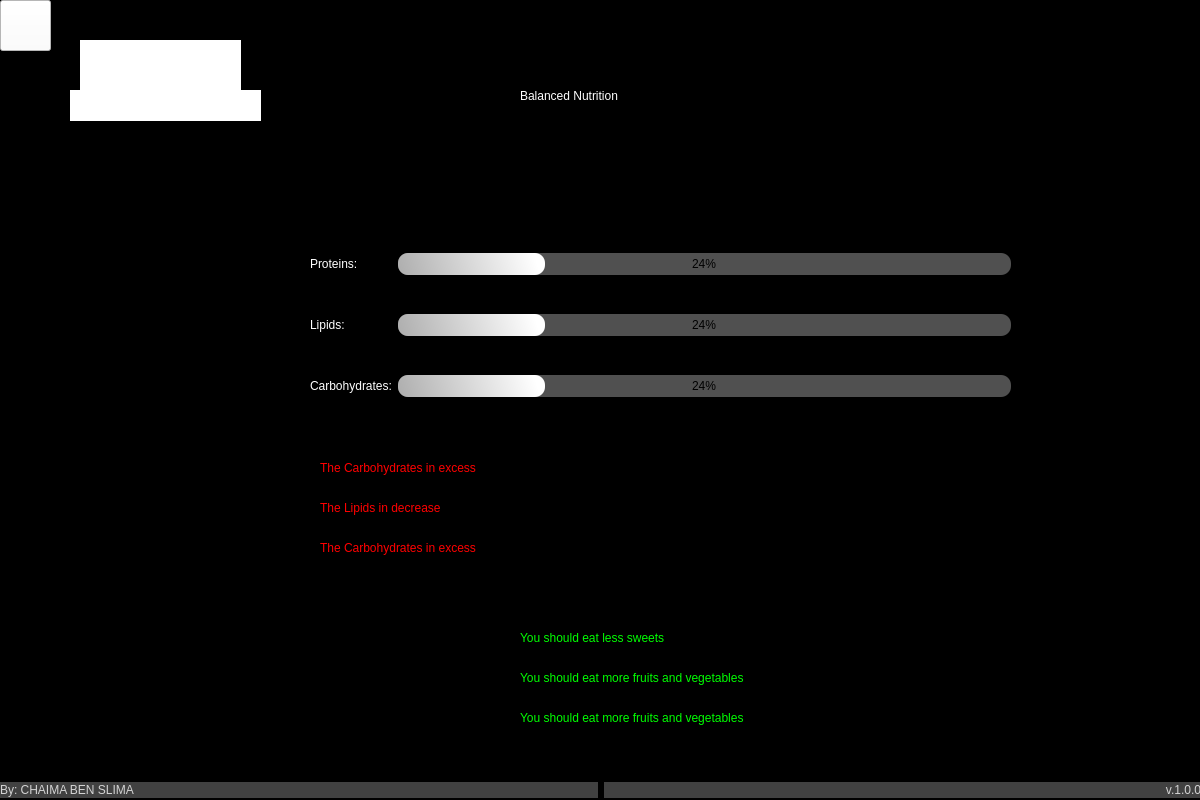
<?xml version="1.0" encoding="UTF-8"?>
<ui version="4.0">
 <class>Form</class>
 <widget class="QWidget" name="Form">
  <property name="geometry">
   <rect>
    <x>0</x>
    <y>0</y>
    <width>1200</width>
    <height>800</height>
   </rect>
  </property>
  <property name="minimumSize">
   <size>
    <width>1200</width>
    <height>800</height>
   </size>
  </property>
  <property name="maximumSize">
   <size>
    <width>1200</width>
    <height>800</height>
   </size>
  </property>
  <property name="contextMenuPolicy">
   <enum>Qt::CustomContextMenu</enum>
  </property>
  <property name="windowTitle">
   <string>Virtual Doctor</string>
  </property>
  <property name="windowIcon">
   <iconset>
    <normaloff>../pictures/icone.jpg</normaloff>../pictures/icone.jpg</iconset>
  </property>
  <property name="styleSheet">
   <string notr="true">background-color: rgb(0, 0, 0);</string>
  </property>
  <widget class="QLabel" name="label_3">
   <property name="geometry">
    <rect>
     <x>520</x>
     <y>50</y>
     <width>361</width>
     <height>91</height>
    </rect>
   </property>
   <property name="styleSheet">
    <string notr="true">color: rgb(255, 255, 255);
font:  26pt &quot;MS Shell Dlg 2&quot;;</string>
   </property>
   <property name="text">
    <string>Balanced Nutrition</string>
   </property>
  </widget>
  <widget class="QWidget" name="layoutWidget">
   <property name="geometry">
    <rect>
     <x>0</x>
     <y>770</y>
     <width>1201</width>
     <height>41</height>
    </rect>
   </property>
   <layout class="QHBoxLayout" name="horizontalLayout">
    <item>
     <widget class="QLabel" name="creditsLabel">
      <property name="maximumSize">
       <size>
        <width>16777215</width>
        <height>16</height>
       </size>
      </property>
      <property name="font">
       <font>
        <family>Segoe UI</family>
        <weight>50</weight>
        <italic>false</italic>
        <bold>false</bold>
       </font>
      </property>
      <property name="styleSheet">
       <string notr="true">background-color: rgb(65, 65, 65);
color: rgb(211, 211, 211);
</string>
      </property>
      <property name="text">
       <string>By: CHAIMA BEN SLIMA </string>
      </property>
      <property name="alignment">
       <set>Qt::AlignLeading|Qt::AlignLeft|Qt::AlignVCenter</set>
      </property>
     </widget>
    </item>
    <item>
     <widget class="QLabel" name="creditsLabel_2">
      <property name="maximumSize">
       <size>
        <width>16777215</width>
        <height>16</height>
       </size>
      </property>
      <property name="font">
       <font>
        <family>Segoe UI</family>
        <weight>50</weight>
        <italic>false</italic>
        <bold>false</bold>
       </font>
      </property>
      <property name="layoutDirection">
       <enum>Qt::RightToLeft</enum>
      </property>
      <property name="styleSheet">
       <string notr="true">background-color: rgb(65, 65, 65);
color: rgb(211, 211, 211);
</string>
      </property>
      <property name="text">
       <string>v.1.0.0</string>
      </property>
      <property name="alignment">
       <set>Qt::AlignRight|Qt::AlignTrailing|Qt::AlignVCenter</set>
      </property>
     </widget>
    </item>
   </layout>
  </widget>
  <widget class="QPushButton" name="home">
   <property name="geometry">
    <rect>
     <x>0</x>
     <y>0</y>
     <width>51</width>
     <height>51</height>
    </rect>
   </property>
   <property name="styleSheet">
    <string notr="true">background-color: rgb(255, 255, 255);
color: rgb(0, 0, 0);
font: 75 9pt &quot;MS Shell Dlg 2&quot;;</string>
   </property>
   <property name="text">
    <string/>
   </property>
   <property name="icon">
    <iconset>
     <normaloff>../pictures/Home.png</normaloff>../pictures/Home.png</iconset>
   </property>
   <property name="iconSize">
    <size>
     <width>50</width>
     <height>50</height>
    </size>
   </property>
  </widget>
  <widget class="QLabel" name="label_2">
   <property name="geometry">
    <rect>
     <x>50</x>
     <y>10</y>
     <width>231</width>
     <height>201</height>
    </rect>
   </property>
   <property name="text">
    <string/>
   </property>
   <property name="pixmap">
    <pixmap>../pictures/bubble.png</pixmap>
   </property>
   <property name="scaledContents">
    <bool>true</bool>
   </property>
  </widget>
  <widget class="QLabel" name="label">
   <property name="geometry">
    <rect>
     <x>50</x>
     <y>220</y>
     <width>211</width>
     <height>531</height>
    </rect>
   </property>
   <property name="text">
    <string/>
   </property>
   <property name="pixmap">
    <pixmap>../pictures/doctor.png</pixmap>
   </property>
   <property name="scaledContents">
    <bool>true</bool>
   </property>
  </widget>
  <widget class="QLabel" name="l1">
   <property name="geometry">
    <rect>
     <x>80</x>
     <y>40</y>
     <width>161</width>
     <height>61</height>
    </rect>
   </property>
   <property name="styleSheet">
    <string notr="true">background-color: rgb(255, 255, 255);
font: 75 10pt &quot;OCR A Extended&quot;;</string>
   </property>
   <property name="text">
    <string/>
   </property>
  </widget>
  <widget class="QLabel" name="l2">
   <property name="geometry">
    <rect>
     <x>70</x>
     <y>90</y>
     <width>191</width>
     <height>31</height>
    </rect>
   </property>
   <property name="styleSheet">
    <string notr="true">background-color: rgb(255, 255, 255);
font: 75 10pt &quot;OCR A Extended&quot;;</string>
   </property>
   <property name="text">
    <string/>
   </property>
  </widget>
  <widget class="QLabel" name="glu0">
   <property name="geometry">
    <rect>
     <x>320</x>
     <y>530</y>
     <width>391</width>
     <height>36</height>
    </rect>
   </property>
   <property name="styleSheet">
    <string notr="true">color: rgb(255,0,0);
font: 18pt &quot;MS Shell Dlg 2&quot;;</string>
   </property>
   <property name="text">
    <string>The Carbohydrates in excess</string>
   </property>
  </widget>
  <widget class="QLabel" name="lip0">
   <property name="geometry">
    <rect>
     <x>320</x>
     <y>490</y>
     <width>391</width>
     <height>36</height>
    </rect>
   </property>
   <property name="styleSheet">
    <string notr="true">color: rgb(255,0,0);
font: 18pt &quot;MS Shell Dlg 2&quot;;</string>
   </property>
   <property name="text">
    <string>The Lipids in decrease</string>
   </property>
  </widget>
  <widget class="QLabel" name="prot1">
   <property name="geometry">
    <rect>
     <x>520</x>
     <y>620</y>
     <width>651</width>
     <height>36</height>
    </rect>
   </property>
   <property name="styleSheet">
    <string notr="true">color: rgb(0,255,0);
font: 18pt &quot;MS Shell Dlg 2&quot;;</string>
   </property>
   <property name="text">
    <string>You should eat less sweets</string>
   </property>
  </widget>
  <widget class="QLabel" name="lip1">
   <property name="geometry">
    <rect>
     <x>520</x>
     <y>660</y>
     <width>661</width>
     <height>36</height>
    </rect>
   </property>
   <property name="styleSheet">
    <string notr="true">color: rgb(0,255,0);
font: 18pt &quot;MS Shell Dlg 2&quot;;</string>
   </property>
   <property name="text">
    <string>You should eat more fruits and vegetables</string>
   </property>
  </widget>
  <widget class="QWidget" name="layoutWidget">
   <property name="geometry">
    <rect>
     <x>310</x>
     <y>220</y>
     <width>701</width>
     <height>211</height>
    </rect>
   </property>
   <layout class="QGridLayout" name="gridLayout">
    <item row="0" column="0">
     <widget class="QLabel" name="label_5">
      <property name="styleSheet">
       <string notr="true">color: rgb(255, 255, 255);
font: 18pt &quot;MS Shell Dlg 2&quot;;</string>
      </property>
      <property name="text">
       <string>Proteins:</string>
      </property>
     </widget>
    </item>
    <item row="0" column="1">
     <widget class="QProgressBar" name="proteins">
      <property name="styleSheet">
       <string notr="true">QProgressBar {
	font: 18pt &quot;MS Shell Dlg 2&quot;;
         background-color:rgb(80, 80, 80);
         color:rgb(0, 0, 0);
         border-style:none;
         border-radius:10px;
         text-align:center;
}
QProgressBar::chunk {
    border-radius:10px;
	background-color:qlineargradient(spread:pad, x1:0, y1:0.624818, x2:0.953, y2:0.579,   stop:0 rgba(175, 175, 175, 255), stop:1 rgba(255, 255, 255, 255))
}</string>
      </property>
      <property name="value">
       <number>24</number>
      </property>
     </widget>
    </item>
    <item row="1" column="0">
     <widget class="QLabel" name="label_4">
      <property name="styleSheet">
       <string notr="true">color: rgb(255, 255, 255);
font: 18pt &quot;MS Shell Dlg 2&quot;;</string>
      </property>
      <property name="text">
       <string>Lipids:</string>
      </property>
     </widget>
    </item>
    <item row="1" column="1">
     <widget class="QProgressBar" name="Lipids">
      <property name="styleSheet">
       <string notr="true">QProgressBar {
	font: 18pt &quot;MS Shell Dlg 2&quot;;
         background-color:rgb(80, 80, 80);
         color:rgb(0, 0,0);
         border-style:none;
         border-radius:10px;
         text-align:center;
}
QProgressBar::chunk {
    border-radius:10px;
	background-color:qlineargradient(spread:pad, x1:0, y1:0.624818, x2:0.953, y2:0.579,   stop:0 rgba(175, 175, 175, 255), stop:1 rgba(255, 255, 255, 255))
}</string>
      </property>
      <property name="value">
       <number>24</number>
      </property>
     </widget>
    </item>
    <item row="2" column="0">
     <widget class="QLabel" name="label_6">
      <property name="styleSheet">
       <string notr="true">color: rgb(255, 255, 255);
font: 18pt &quot;MS Shell Dlg 2&quot;;</string>
      </property>
      <property name="text">
       <string>Carbohydrates:</string>
      </property>
     </widget>
    </item>
    <item row="2" column="1">
     <widget class="QProgressBar" name="carb">
      <property name="styleSheet">
       <string notr="true">QProgressBar {
	font: 18pt &quot;MS Shell Dlg 2&quot;;
         background-color:rgb(80, 80, 80);
         color:rgb(0, 0, 0);
         border-style:none;
         border-radius:10px;
         text-align:center;
}
QProgressBar::chunk {
    border-radius:10px;
	background-color:qlineargradient(spread:pad, x1:0, y1:0.624818, x2:0.953, y2:0.579,   stop:0 rgba(175, 175, 175, 255), stop:1 rgba(255, 255, 255, 255))
}</string>
      </property>
      <property name="value">
       <number>24</number>
      </property>
     </widget>
    </item>
   </layout>
  </widget>
  <widget class="QLabel" name="prot0">
   <property name="geometry">
    <rect>
     <x>320</x>
     <y>450</y>
     <width>391</width>
     <height>36</height>
    </rect>
   </property>
   <property name="styleSheet">
    <string notr="true">color: rgb(255,0,0);
font: 18pt &quot;MS Shell Dlg 2&quot;;</string>
   </property>
   <property name="text">
    <string>The Carbohydrates in excess</string>
   </property>
  </widget>
  <widget class="QLabel" name="glu1">
   <property name="geometry">
    <rect>
     <x>520</x>
     <y>700</y>
     <width>651</width>
     <height>36</height>
    </rect>
   </property>
   <property name="styleSheet">
    <string notr="true">color: rgb(0,255,0);
font: 18pt &quot;MS Shell Dlg 2&quot;;</string>
   </property>
   <property name="text">
    <string>You should eat more fruits and vegetables</string>
   </property>
  </widget>
  <zorder>layoutWidget</zorder>
  <zorder>label_3</zorder>
  <zorder>layoutWidget</zorder>
  <zorder>label_2</zorder>
  <zorder>label</zorder>
  <zorder>l1</zorder>
  <zorder>l2</zorder>
  <zorder>home</zorder>
  <zorder>glu0</zorder>
  <zorder>lip0</zorder>
  <zorder>prot1</zorder>
  <zorder>lip1</zorder>
  <zorder>prot0</zorder>
  <zorder>glu1</zorder>
 </widget>
 <resources/>
 <connections/>
</ui>
